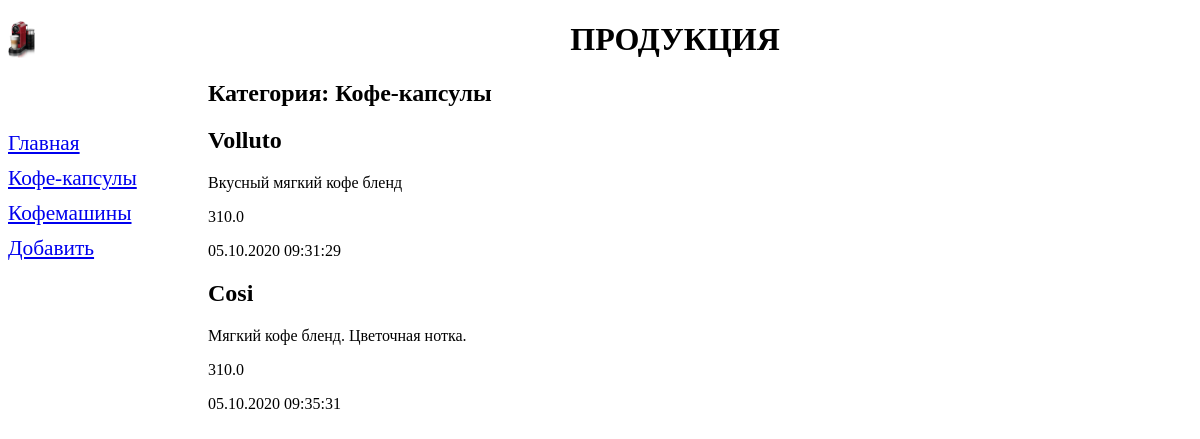
Page /mboard/2/ on the earlier database version.
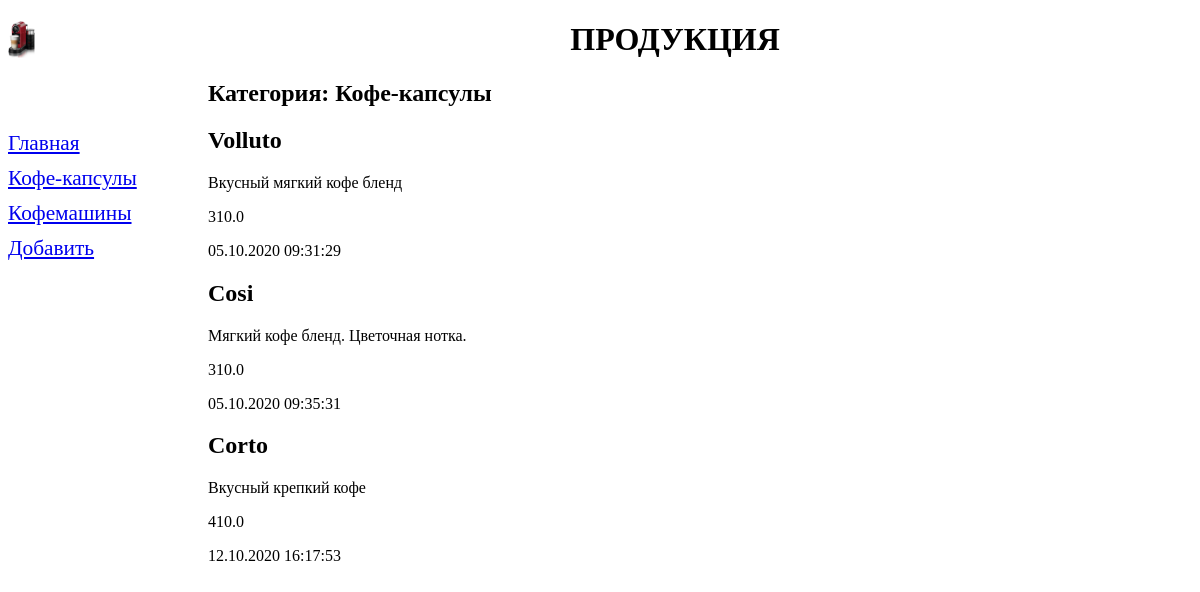
Same page on the later database version.
### mboard/models.py (models this page shows, shortened)
class Classification(models.Model):
    name = models.CharField(max_length=20, db_index=True, verbose_name='Категория')
    class Meta:
        verbose_name_plural = 'Категории'
        verbose_name = 'Категория'
        ordering = ['name']

class BB(models.Model):
    name = models.CharField(max_length=50, verbose_name='Название')
    description = models.TextField(null=True, blank=True, verbose_name='Описание')
    price = models.FloatField(null=True, blank=True, verbose_name='Цена')
    published = models.DateTimeField(auto_now_add=True, db_index=True, verbose_name='Дата размещения')
    classification = models.ForeignKey('Classification', null=True, on_delete=models.PROTECT, verbose_name='Категория')
    class Meta:
        verbose_name_plural = 'Объявлений'
        verbose_name = 'Объявление'
        ordering = ['price']

### mboard/views.py (the view)
# urls.py: path('<int:classification_id>/', by_classification, name='by_classification'),
def by_classification(request, classification_id):
    bbs = BB.objects.filter(classification=classification_id)
    classifications = Classification.objects.all()
    current_classification = Classification.objects.get(pk=classification_id)
    context = {'bbs': bbs, 'classifications': classifications, 'current_classification': current_classification}
    return render(request, 'mboard/by_classification.html', context)

### mboard/templates/mboard/by_classification.html (shortened to what this page needs)
{% extends "layout/basic.html" %}
{% block content %}
        <h2>Категория: {{current_classification.name}} </h2>
        {% for bb in bbs %}
        <div>
            <h2>{{bb.name}}</h2>
            <p>{{bb.description}}</p>
            <p>{{bb.price}}</p>
            <p>{{bb.published|date:"d.m.Y H:i:s"}}</p>
        </div>
        {% endfor %}
{% endblock %}

### mboard/templates/layout/basic.html (shortened to what this page needs)
<!DOCTYPE html>
{% load static %}
<html>
    <head>
        <link rel="stylesheet" type="text/css" href="{% static 'mboard/style.css' %}">
    </head>
    <body>
        <nav>
            <a href="{% url 'index' %}">Главная</a>
            {% for classification in classifications %}
            <a href="{% url 'by_classification' classification.pk %}">{{classification.name}}</a>
            {% endfor %}
            <a href="{% url 'add' %}">Добавить</a>
        </nav>
        <h1>Продукция</h1>
        <section>
            {% block content %}
            {% endblock %}
        </section>
    </body>
</html>

Differences in the rows shown:
added BB: name "Corto", description "Вкусный крепкий кофе", price "410.0", published "12.10.2020 16:17:53"
